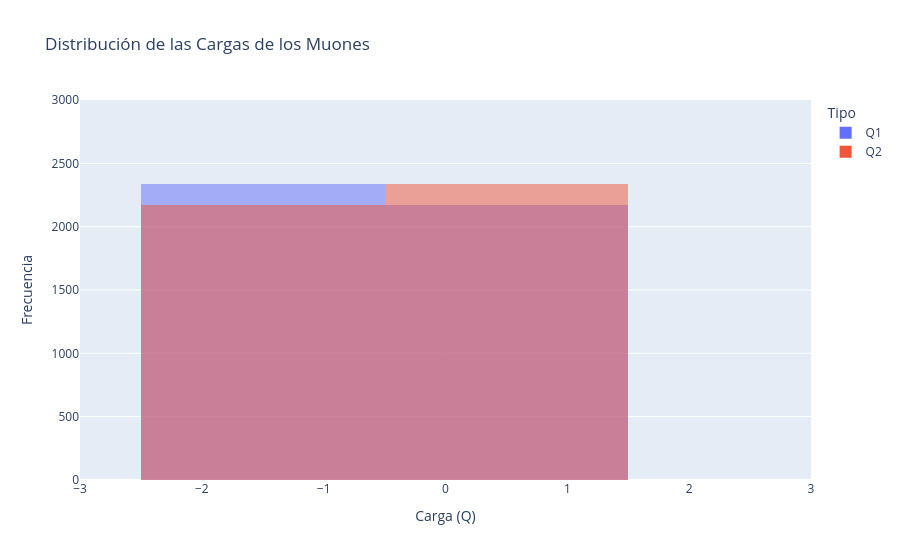

Notebook code for this chart:
### Code cell
combined_df = pd.DataFrame({
    'Carga (Q)': pd.concat([fil_particles['Q1'], fil_particles['Q2']], ignore_index=True),
    'Tipo': ['Q1'] * len(fil_particles) + ['Q2'] * len(fil_particles)
})

fig = px.histogram(combined_df, x='Carga (Q)', color='Tipo', title="Distribución de las Cargas de los Muones", barmode='overlay')

fig.update_xaxes(range=[-3, 3])
fig.update_yaxes(range=[0, 3000])


fig.update_layout(
    xaxis_title='Carga (Q)',
    yaxis_title='Frecuencia'
)
moda_q1 = particles['Q1'].mode()[0]
moda_q2 = particles['Q2'].mode()[0]

print(f'Moda de Q1: {moda_q1}')
print(f'Moda de Q2: {moda_q2}')
fig.show()

### Figure 1 — Plotly figure (JSON) as saved in the notebook; plotly's stock layout.template omitted (floating-point values rounded to 4 significant figures; data arrays with more than 128 entries replaced by an {"elided": "..."} marker saying what was removed)
{"data": [{"alignmentgroup": "True", "bingroup": "x", "hovertemplate": "Tipo=Q1<br>Carga (Q)=%{x}<br>count=%{y}<extra></extra>", "legendgroup": "Q1", "marker": {"color": "#636efa", "opacity": 0.5, "pattern": {"shape": ""}}, "name": "Q1", "offsetgroup": "Q1", "orientation": "v", "showlegend": true, "type": "histogram", "x": {"elided": "4512 int values"}, "xaxis": "x", "yaxis": "y"}, {"alignmentgroup": "True", "bingroup": "x", "hovertemplate": "Tipo=Q2<br>Carga (Q)=%{x}<br>count=%{y}<extra></extra>", "legendgroup": "Q2", "marker": {"color": "#EF553B", "opacity": 0.5, "pattern": {"shape": ""}}, "name": "Q2", "offsetgroup": "Q2", "orientation": "v", "showlegend": true, "type": "histogram", "x": {"elided": "4512 int values"}, "xaxis": "x", "yaxis": "y"}], "layout": {"barmode": "overlay", "legend": {"title": {"text": "Tipo"}, "tracegroupgap": 0}, "title": {"text": "Distribución de las Cargas de los Muones"}, "xaxis": {"anchor": "y", "domain": [0, 1], "range": [-3, 3], "title": {"text": "Carga (Q)"}}, "yaxis": {"anchor": "x", "domain": [0, 1], "range": [0, 3000], "title": {"text": "Frecuencia"}}}}
